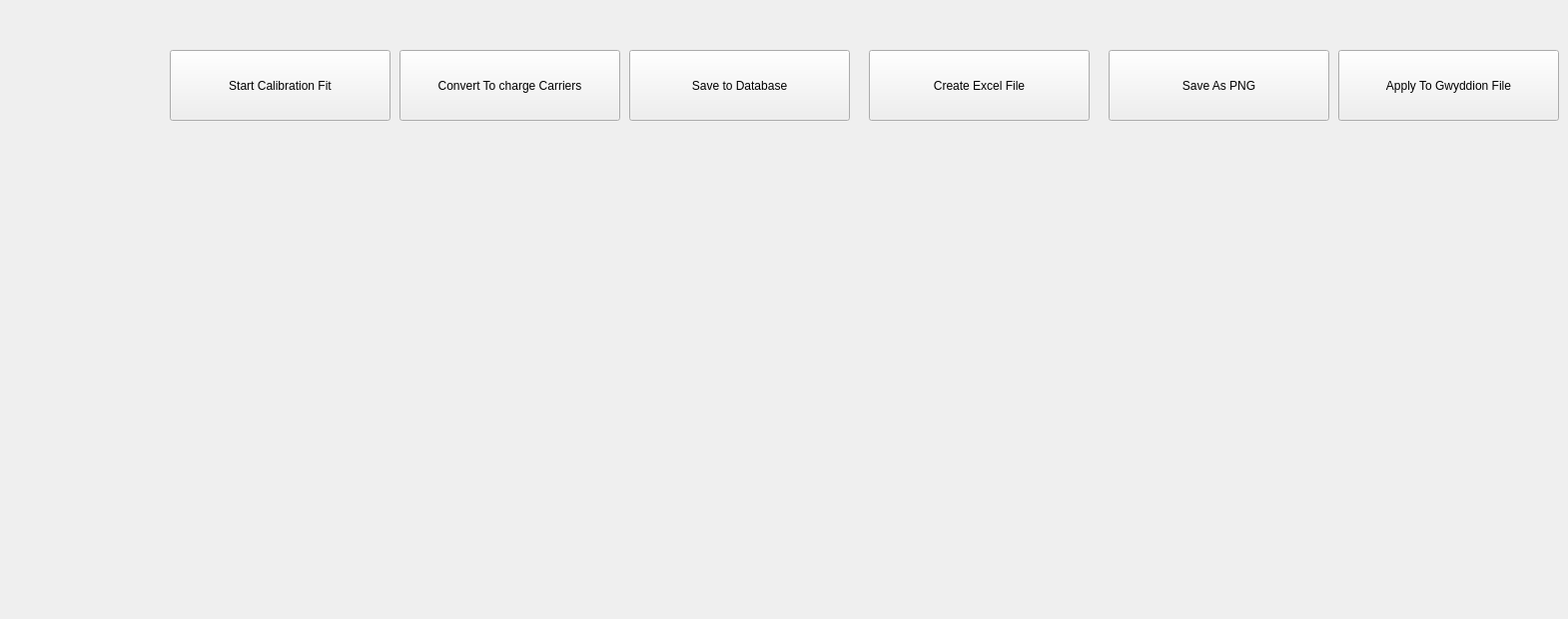
    <widget class="QWidget" name="tab_5">
     <attribute name="title">
      <string>Calibration</string>
     </attribute>
     <widget class="QPushButton" name="calibration_startt_pushButton">
      <property name="geometry">
       <rect>
        <x>170</x>
        <y>50</y>
        <width>221</width>
        <height>71</height>
       </rect>
      </property>
      <property name="text">
       <string>Start Calibration Fit</string>
      </property>
     </widget>
     <widget class="QPushButton" name="Convert_to_Charge_Carriers_Button">
      <property name="geometry">
       <rect>
        <x>400</x>
        <y>50</y>
        <width>221</width>
        <height>71</height>
       </rect>
      </property>
      <property name="text">
       <string>Convert To charge Carriers</string>
      </property>
     </widget>
     <widget class="QPushButton" name="Save_To_Database_Button">
      <property name="geometry">
       <rect>
        <x>630</x>
        <y>50</y>
        <width>221</width>
        <height>71</height>
       </rect>
      </property>
      <property name="text">
       <string>Save to Database</string>
      </property>
     </widget>
     <widget class="QPushButton" name="Create_excel_File_Button">
      <property name="geometry">
       <rect>
        <x>870</x>
        <y>50</y>
        <width>221</width>
        <height>71</height>
       </rect>
      </property>
      <property name="text">
       <string>Create Excel File</string>
      </property>
     </widget>
     <widget class="QPushButton" name="Save_As_Png_Button">
      <property name="geometry">
       <rect>
        <x>1110</x>
        <y>50</y>
        <width>221</width>
        <height>71</height>
       </rect>
      </property>
      <property name="text">
       <string>Save As PNG</string>
      </property>
     </widget>
     <widget class="QPushButton" name="Apply_To_Gwyddion_File_Button">
      <property name="geometry">
       <rect>
        <x>1340</x>
        <y>50</y>
        <width>221</width>
        <height>71</height>
       </rect>
      </property>
      <property name="text">
       <string>Apply To Gwyddion File</string>
      </property>
     </widget>
     <widget class="QWidget" name="verticalLayoutWidget_12">
      <property name="geometry">
       <rect>
        <x>170</x>
        <y>170</y>
        <width>681</width>
        <height>441</height>
       </rect>
      </property>
      <layout class="QVBoxLayout" name="calibration_overlay_verticalLayout"/>
     </widget>
     <widget class="QWidget" name="verticalLayoutWidget_25">
      <property name="geometry">
       <rect>
        <x>880</x>
        <y>170</y>
        <width>681</width>
        <height>441</height>
       </rect>
      </property>
      <layout class="QVBoxLayout" name="Calibration_Curve_verticalLayout"/>
     </widget>
    </widget>
